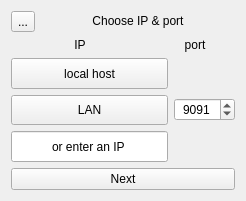
<?xml version="1.0" encoding="UTF-8"?>
<ui version="4.0">
 <class>Server</class>
 <widget class="QWidget" name="Server">
  <property name="geometry">
   <rect>
    <x>0</x>
    <y>0</y>
    <width>246</width>
    <height>201</height>
   </rect>
  </property>
  <property name="mouseTracking">
   <bool>false</bool>
  </property>
  <property name="windowTitle">
   <string>Server</string>
  </property>
  <layout class="QGridLayout" name="gridLayout">
   <item row="0" column="0">
    <layout class="QVBoxLayout" name="verticalLayout_4">
     <item>
      <layout class="QVBoxLayout" name="verticalLayout_3">
       <item>
        <layout class="QHBoxLayout" name="horizontalLayout_4">
         <item>
          <widget class="QToolButton" name="BackButton">
           <property name="sizePolicy">
            <sizepolicy hsizetype="Fixed" vsizetype="Fixed">
             <horstretch>0</horstretch>
             <verstretch>0</verstretch>
            </sizepolicy>
           </property>
           <property name="text">
            <string>...</string>
           </property>
           <property name="icon">
            <iconset resource="qtresource.qrc">
             <normaloff>:/icons/back.png</normaloff>:/icons/back.png</iconset>
           </property>
          </widget>
         </item>
         <item>
          <widget class="QLabel" name="label">
           <property name="sizePolicy">
            <sizepolicy hsizetype="Preferred" vsizetype="Fixed">
             <horstretch>0</horstretch>
             <verstretch>0</verstretch>
            </sizepolicy>
           </property>
           <property name="text">
            <string>Choose IP &amp; port</string>
           </property>
           <property name="scaledContents">
            <bool>false</bool>
           </property>
           <property name="alignment">
            <set>Qt::AlignCenter</set>
           </property>
          </widget>
         </item>
        </layout>
       </item>
       <item>
        <layout class="QHBoxLayout" name="horizontalLayout_2">
         <item>
          <widget class="QLabel" name="label_2">
           <property name="sizePolicy">
            <sizepolicy hsizetype="Preferred" vsizetype="Fixed">
             <horstretch>0</horstretch>
             <verstretch>0</verstretch>
            </sizepolicy>
           </property>
           <property name="minimumSize">
            <size>
             <width>0</width>
             <height>0</height>
            </size>
           </property>
           <property name="text">
            <string>IP</string>
           </property>
           <property name="alignment">
            <set>Qt::AlignCenter</set>
           </property>
          </widget>
         </item>
         <item>
          <widget class="QLabel" name="label_3">
           <property name="sizePolicy">
            <sizepolicy hsizetype="Maximum" vsizetype="Fixed">
             <horstretch>0</horstretch>
             <verstretch>0</verstretch>
            </sizepolicy>
           </property>
           <property name="minimumSize">
            <size>
             <width>80</width>
             <height>0</height>
            </size>
           </property>
           <property name="text">
            <string>port</string>
           </property>
           <property name="alignment">
            <set>Qt::AlignCenter</set>
           </property>
          </widget>
         </item>
        </layout>
       </item>
       <item>
        <layout class="QHBoxLayout" name="horizontalLayout">
         <item>
          <layout class="QVBoxLayout" name="verticalLayout_2">
           <item>
            <widget class="QPushButton" name="LocalHostButton">
             <property name="sizePolicy">
              <sizepolicy hsizetype="Minimum" vsizetype="Expanding">
               <horstretch>0</horstretch>
               <verstretch>0</verstretch>
              </sizepolicy>
             </property>
             <property name="text">
              <string>local host</string>
             </property>
            </widget>
           </item>
           <item>
            <widget class="QPushButton" name="LanButton">
             <property name="sizePolicy">
              <sizepolicy hsizetype="Minimum" vsizetype="Expanding">
               <horstretch>0</horstretch>
               <verstretch>0</verstretch>
              </sizepolicy>
             </property>
             <property name="text">
              <string>LAN</string>
             </property>
            </widget>
           </item>
           <item>
            <widget class="QLineEdit" name="IPLineEdit">
             <property name="sizePolicy">
              <sizepolicy hsizetype="Expanding" vsizetype="Expanding">
               <horstretch>0</horstretch>
               <verstretch>0</verstretch>
              </sizepolicy>
             </property>
             <property name="text">
              <string>or enter an IP</string>
             </property>
             <property name="alignment">
              <set>Qt::AlignCenter</set>
             </property>
            </widget>
           </item>
          </layout>
         </item>
         <item>
          <layout class="QVBoxLayout" name="verticalLayout">
           <item>
            <widget class="QSpinBox" name="PortSpinBox">
             <property name="mouseTracking">
              <bool>true</bool>
             </property>
             <property name="alignment">
              <set>Qt::AlignCenter</set>
             </property>
             <property name="prefix">
              <string/>
             </property>
             <property name="minimum">
              <number>1025</number>
             </property>
             <property name="maximum">
              <number>65536</number>
             </property>
             <property name="value">
              <number>9091</number>
             </property>
            </widget>
           </item>
          </layout>
         </item>
        </layout>
       </item>
       <item>
        <widget class="QPushButton" name="NextButton">
         <property name="sizePolicy">
          <sizepolicy hsizetype="Minimum" vsizetype="Minimum">
           <horstretch>0</horstretch>
           <verstretch>0</verstretch>
          </sizepolicy>
         </property>
         <property name="text">
          <string>Next</string>
         </property>
        </widget>
       </item>
      </layout>
     </item>
    </layout>
   </item>
  </layout>
 </widget>
 <resources>
  <include location="qtresource.qrc"/>
 </resources>
 <connections/>
</ui>
